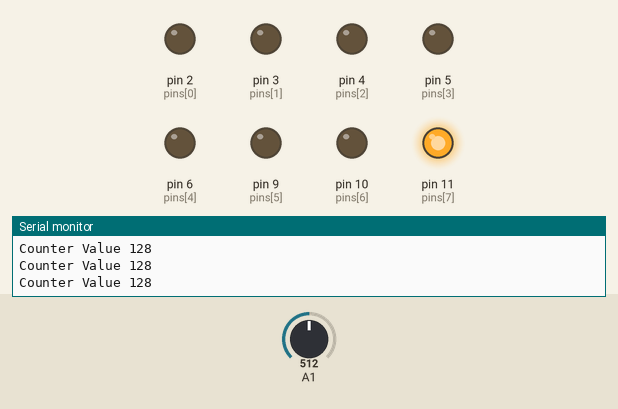
The sketch below on a simulated Arduino Uno, built with avr-gcc and run on an emulated ATmega328P. Parts: output pins drawn as LEDs (lit = HIGH), the last lines printed to the serial monitor. The test bench sets the inputs (shaded band); at power-on: A1 = 512.

Above: at 1.3 s.
1.4 s: A1 set to 516
At 2.3 s:
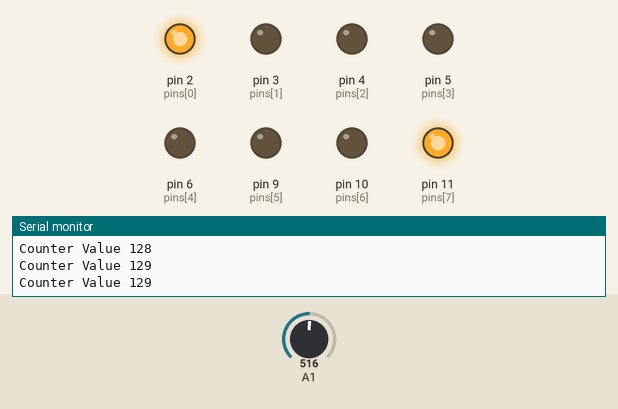
3.0 s: A1 set to 511
At 3.5 s:
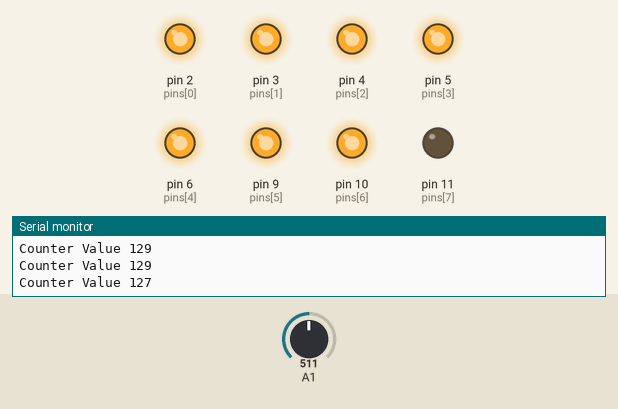
4.5 s: A1 set to 306
At 5.7 s:
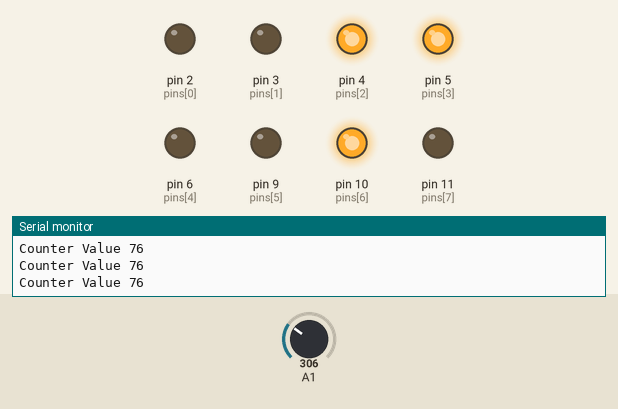
6.0 s: A1 set to 303
At 7.1 s:
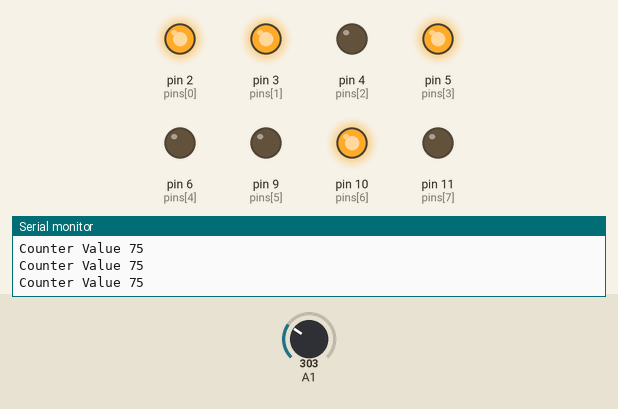
7.5 s: A1 set to 122
At 8.2 s:
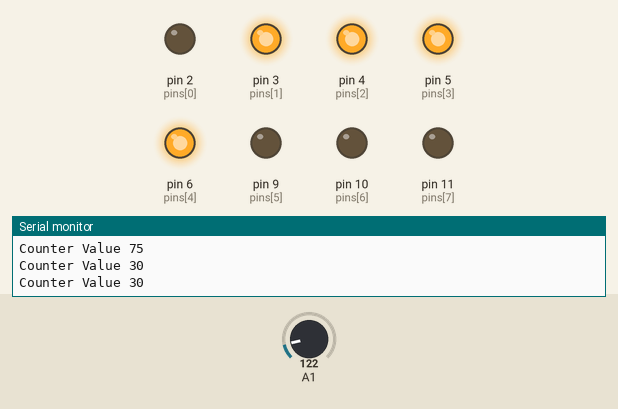
9.0 s: A1 set to 119
At 9.4 s:
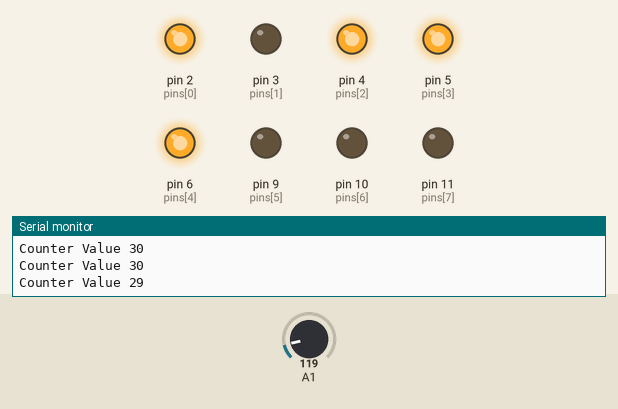
Timing chart, 0 to 11.5 s (numbered marks = the images above; inputs shaded):
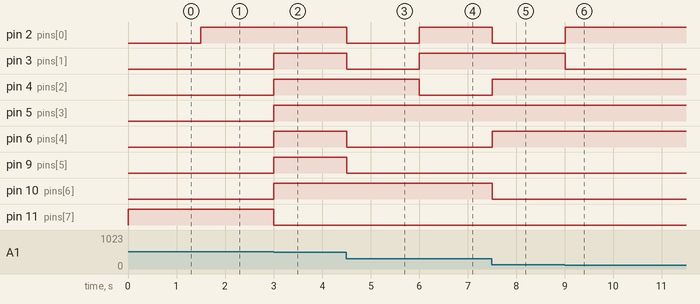

Measured:
- the behaviour switches between 515 and 516 on A1 (found by bisection; images 0 and 1)
- the behaviour switches between 304 and 303 on A1 (found by bisection; images 3 and 4)
- the behaviour switches between 120 and 119 on A1 (found by bisection; images 5 and 6)
- after the input at 1.4 s, pin 2 (pins[0]): LOW → HIGH after 0.10 s
- after the input at 3.0 s, pin 3 (pins[1]), pin 4 (pins[2]), pin 5 (pins[3]), pin 6 (pins[4]), pin 9 (pins[5]), pin 10 (pins[6]): LOW → HIGH at once; pin 11 (pins[7]): HIGH → LOW at once
- after the input at 4.5 s, pin 2 (pins[0]), pin 3 (pins[1]), pin 6 (pins[4]), pin 9 (pins[5]): HIGH → LOW at once
- after the input at 6.0 s, pin 2 (pins[0]), pin 3 (pins[1]): LOW → HIGH at once; pin 4 (pins[2]): HIGH → LOW at once
- after the input at 7.5 s, pin 2 (pins[0]), pin 10 (pins[6]): HIGH → LOW at once; pin 4 (pins[2]), pin 6 (pins[4]): LOW → HIGH at once
- after the input at 9.0 s, pin 2 (pins[0]): LOW → HIGH at once; pin 3 (pins[1]): HIGH → LOW at once

The sketch:

binary_counter.ino
```cpp
int counterVal=0;
int x,y,i;
int pins[] = {2, 3, 4, 5, 6, 9, 10, 11};


void setup()
{
  pinMode(A1,INPUT);
  for(i=0;i<8;i++){
    pinMode(pins[i],OUTPUT);
  }
  Serial.begin(9600);
}

void loop()
{
  x=analogRead(A1); //A1 resistor for counter value

  counterVal = x/4;
  Serial.print("Counter Value ");
  Serial.println(counterVal);

  dispBinary(counterVal);
  delay(500);

}

void dispBinary(byte n)
{
  for (byte i = 0; i < 8; i++) {
    digitalWrite(pins[i], n & 1);
    n /= 2;
  }
}
```
